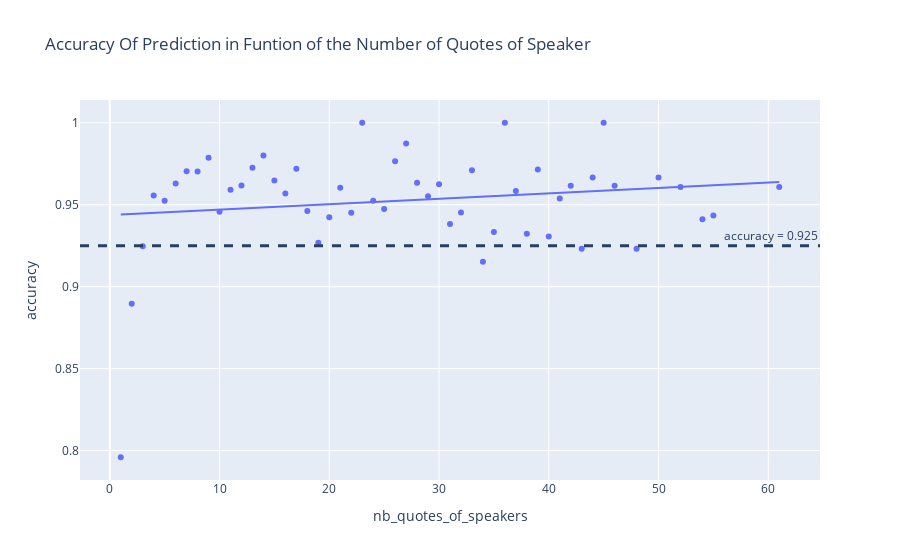

The notebook cell saved with this chart:
### Markdown cell above
### As we can see from this analysis, the majority of our misclassified speakers (approximately 0.33*(1-0.13) + 0.13 = 0.42%) due to not enough quotes for a speaker. This leads us to ask ouselves the following question: how many quotes do we need to correctly classify a speaker?

### Code cell
def compute_accuracy(df):
    """computes the accuracy of a group of predictions"""
     #speakers classified as republicans and whose label is republican (correctly classified)
    true_republicans = df[np.logical_and(df.party_label == 'R', df.avg_prob_dem < 0.5)]
    #speakers classified as democrats and whose label is democrat (correctly classified)
    true_democrats = df[np.logical_and(df.party_label == 'D', df.avg_prob_dem >= 0.5)]
    #speakers classified as republicans and whose label is democrat (falsely classified)
    false_republicans = df[np.logical_and(df.party_label == 'D', df.avg_prob_dem < 0.5)]
    #speakers classified as democrats and whose label is republican (falsely classified)
    false_democrats = df[np.logical_and(df.party_label == 'R', df.avg_prob_dem >= 0.5)]

    accuracy = (true_democrats.shape[0]+ true_republicans.shape[0])/(true_democrats.shape[0]+ true_republicans.shape[0]+ false_democrats.shape[0] + false_republicans.shape[0])
    return accuracy
    
#calcluate the accuracy in function of the number of quotes
accuracy_per_nb_quotes = by_speaker.groupby('tot_quotes').apply(compute_accuracy).reset_index().rename(columns = {0 : 'accuracy','tot_quotes': 'nb_quotes_of_speakers'})
accuracy_per_nb_quotes = accuracy_per_nb_quotes.merge(by_speaker.groupby('tot_quotes')['speaker'].size().reset_index().rename(columns = {'speaker' : 'size','tot_quotes': 'nb_quotes_of_speakers'}), on = ['nb_quotes_of_speakers'])

#plot result
fig = px.scatter(accuracy_per_nb_quotes[accuracy_per_nb_quotes['size'] > 50], x = 'nb_quotes_of_speakers',y = 'accuracy', trendline='ols', title = 'Accuracy Of Prediction in Funtion of the Number of Quotes of Speaker')
fig.add_hline(y=0.925,line_width=3, line_dash="dash",annotation_text=" accuracy = 0.925")

### Figure 1 — Plotly figure (JSON) as saved in the notebook; plotly's stock layout.template omitted (floating-point values rounded to 4 significant figures)
{"data": [{"hovertemplate": "nb_quotes_of_speakers=%{x}<br>accuracy=%{y}<extra></extra>", "legendgroup": "", "marker": {"color": "#636efa", "symbol": "circle"}, "mode": "markers", "name": "", "orientation": "v", "showlegend": false, "type": "scatter", "x": [1, 2, 3, 4, 5, 6, 7, 8, 9, 10, 11, 12, 13, 14, 15, 16, 17, 18, 19, 20, 21, 22, 23, 24, 25, 26, 27, 28, 29, 30, 31, 32, 33, 34, 35, 36, 37, 38, 39, 40, 41, 42, 43, 44, 45, 46, 48, 50, 52, 54, 55, 61], "xaxis": "x", "y": [0.7959, 0.8895, 0.9246, 0.9557, 0.9524, 0.963, 0.9705, 0.9702, 0.9786, 0.9457, 0.9592, 0.9618, 0.9726, 0.98, 0.9648, 0.9569, 0.972, 0.9462, 0.9268, 0.9423, 0.9604, 0.9451, 1, 0.9524, 0.9474, 0.9765, 0.9873, 0.9634, 0.9552, 0.9625, 0.9383, 0.9452, 0.971, 0.9153, 0.9333, 1, 0.9583, 0.9322, 0.9714, 0.9306, 0.9538, 0.9615, 0.9231, 0.9667, 1, 0.9615, 0.9231, 0.9667, 0.9608, 0.9412, 0.9434, 0.9608], "yaxis": "y"}, {"hovertemplate": "<b>OLS trendline</b><br>accuracy = 0.000329536 * nb_quotes_of_speakers + 0.943753<br>R<sup>2</sup>=0.028896<br><br>nb_quotes_of_speakers=%{x}<br>accuracy=%{y} <b>(trend)</b><extra></extra>", "legendgroup": "", "marker": {"color": "#636efa", "symbol": "circle"}, "mode": "lines", "name": "", "showlegend": false, "type": "scatter", "x": [1, 2, 3, 4, 5, 6, 7, 8, 9, 10, 11, 12, 13, 14, 15, 16, 17, 18, 19, 20, 21, 22, 23, 24, 25, 26, 27, 28, 29, 30, 31, 32, 33, 34, 35, 36, 37, 38, 39, 40, 41, 42, 43, 44, 45, 46, 48, 50, 52, 54, 55, 61], "xaxis": "x", "y": [0.9441, 0.9444, 0.9447, 0.9451, 0.9454, 0.9457, 0.9461, 0.9464, 0.9467, 0.947, 0.9474, 0.9477, 0.948, 0.9484, 0.9487, 0.949, 0.9494, 0.9497, 0.95, 0.9503, 0.9507, 0.951, 0.9513, 0.9517, 0.952, 0.9523, 0.9527, 0.953, 0.9533, 0.9536, 0.954, 0.9543, 0.9546, 0.955, 0.9553, 0.9556, 0.9559, 0.9563, 0.9566, 0.9569, 0.9573, 0.9576, 0.9579, 0.9583, 0.9586, 0.9589, 0.9596, 0.9602, 0.9609, 0.9615, 0.9619, 0.9639], "yaxis": "y"}], "layout": {"annotations": [{"showarrow": false, "text": " accuracy = 0.925", "x": 1, "xanchor": "right", "xref": "x domain", "y": 0.925, "yanchor": "bottom", "yref": "y"}], "legend": {"tracegroupgap": 0}, "shapes": [{"line": {"dash": "dash", "width": 3}, "type": "line", "x0": 0, "x1": 1, "xref": "x domain", "y0": 0.925, "y1": 0.925, "yref": "y"}], "title": {"text": "Accuracy Of Prediction in Funtion of the Number of Quotes of Speaker"}, "xaxis": {"anchor": "y", "domain": [0, 1], "title": {"text": "nb_quotes_of_speakers"}}, "yaxis": {"anchor": "x", "domain": [0, 1], "title": {"text": "accuracy"}}}}
